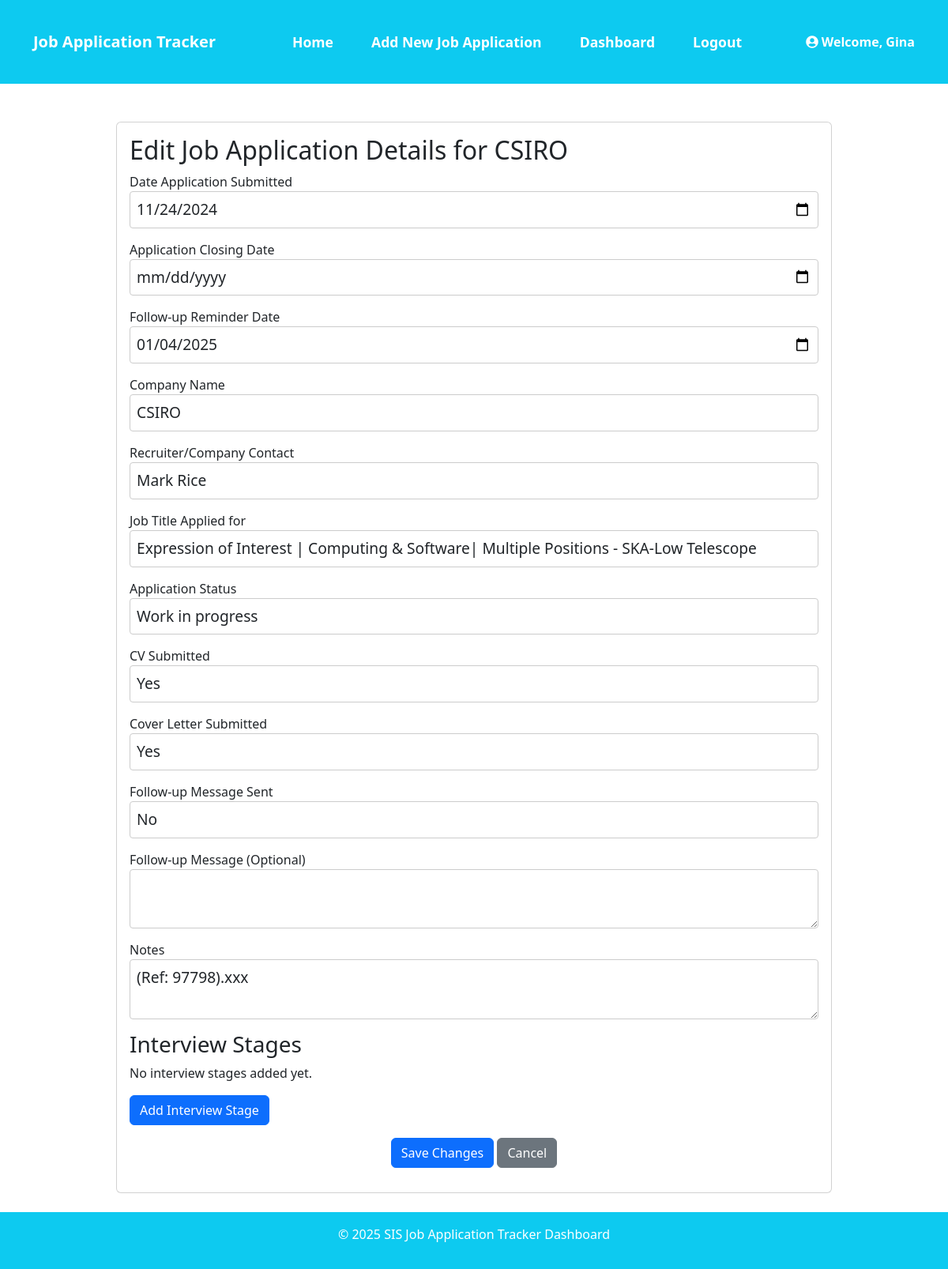
Screenshot of /application/2/edit (signed in) with the database file from the repository.
### models.py (models this page shows, shortened)
class User(UserMixin, db.Model):
    id = db.Column(db.Integer, primary_key=True)
    username = db.Column(db.String(64), unique=True, nullable=False)
    email = db.Column(db.String(120), unique=True, nullable=False)
    password_hash = db.Column(db.String(256))

class JobApplication(db.Model):
    id = db.Column(db.Integer, primary_key=True)
    date_submitted = db.Column(db.Date, nullable=True)
    due_date = db.Column(db.Date, nullable=True)
    follow_up_date = db.Column(db.Date, nullable=True)
    company = db.Column(db.String(120), nullable=False)
    contact = db.Column(db.String(120), nullable=True)
    position_title = db.Column(db.String(120), nullable=False)
    status = db.Column(db.String(50), nullable=False)
    cv_submitted = db.Column(db.String(10), nullable=False)
    cover_letter_submitted = db.Column(db.String(10), nullable=False)
    follow_up_sent = db.Column(db.String(10), nullable=False)
    follow_up_message = db.Column(db.Text, nullable=True)
    notes = db.Column(db.Text, nullable=True)
    user_id = db.Column(db.Integer, db.ForeignKey('user.id'), nullable=False)
    highlight = db.Column(db.Boolean, default=False)
    user = db.relationship('User', backref=db.backref('job_applications', lazy=True))
    @hybrid_property
    def priority(self):
        today = datetime.utcnow().date()
        if self.due_date and self.due_date <= today + timedelta(days=2):
            return 'high'
        elif self.status == 'Offer Received':
            return 'completed'
        else:
            return 'normal'
    def __repr__(self):
        return f"<JobApplication {self.id} - {self.company}>"

### app.py (the view)
@app.route('/application/<int:application_id>/edit', methods=['GET', 'POST'])
@login_required
def edit_application(application_id):
    application = JobApplication.query.get_or_404(application_id)
    print(f"Editing application: {application}")
    if application.user_id != current_user.id:
        flash("You are not authorised to edit this application.", "danger")
        return redirect(url_for('dashboard'))
    form = JobApplicationForm(obj=application)
    if form.validate_on_submit():
        print(f"Form data: {form.data}")
        print("Form validated successfully")
        if form.date_submitted.data:
            application.date_submitted = form.date_submitted.data
        if form.due_date.data:
            application.due_date = form.due_date.data
        if form.follow_up_date.data:
            application.follow_up_date = form.follow_up_date.data
        if form.company.data:
            application.company = form.company.data
        if form.contact.data:
            application.contact = form.contact.data
        if form.position_title.data:
            application.position_title = form.position_title.data
        if form.status.data:
            application.status = form.status.data
        if form.cv_submitted.data is not None:  # Boolean fields require explicit checks
            application.cv_submitted = form.cv_submitted.data
        if form.cover_letter_submitted.data is not None:
            application.cover_letter_submitted = form.cover_letter_submitted.data
        if form.follow_up_sent.data is not None:
            application.follow_up_sent = form.follow_up_sent.data
        if form.follow_up_message.data:
            application.follow_up_message = form.follow_up_message.data
        if form.notes.data:
            application.notes = form.notes.data
        new_interview_stages = []
        for stage_form in form.interview_stages.entries:
            if stage_form.data and stage_form.stage_name.data:
                stage_id = stage_form.data.get("id")
                if stage_id:
                    stage = InterviewStage.query.get(stage_id)
                    if stage:
                        stage_form.populate_obj(stage)
                        new_interview_stages.append(stage)
                else:
                    new_stage = InterviewStage(job_application_id=application.id)
                    for field in ['stage_name', 'date', 'status', 'notes']:
                        if field in stage_form.data:
                            setattr(new_stage, field, stage_form.data[field])
                    new_interview_stages.append(new_stage)
        existing_stage_ids = {stage.id for stage in application.interview_stages}
        updated_stage_ids = {stage.id for stage in new_interview_stages if stage.id}
        for stage_id in existing_stage_ids - updated_stage_ids:
            stage_to_delete = InterviewStage.query.get(stage_id)
            db.session.delete(stage_to_delete)
        application.interview_stages = new_interview_stages
        db.session.commit()
        flash('Job application updated successfully!', 'success')
        print(f"Updated application: {application}")
        return redirect(url_for('dashboard'))
    else:
        if form.errors:
            print("Form validation failed.")
            print("Errors:", form.errors)
    return render_template('edit_application.html', form=form, application=application)

### app.py (called while the page is built)
@login_manager.user_loader
def load_user(user_id):
    return db.session.get(User, int(user_id))

### templates/edit_application.html (shortened to what this page needs)
{% extends "base.html" %}
{% import "bootstrap/wtf.html" as wtf %}
{% block content %}
<div class="container mt-5">
    <div class="row justify-content-center my-3">
        <div class="col-lg-10">
            <div class="card">
                <div class="card-body">
                    <h2 class="card-title">Edit Job Application Details for {{ application.company }}</h2>
                    <form method="POST" action="{{ url_for('edit_application', application_id=application.id) }}">
                        <div class="form-group">
                            <label for="date_submitted">{{ form.date_submitted.label }}</label>
                            {{ form.date_submitted(class="form-control", id="date_submitted") }}
                        </div>
                        <div class="form-group">
                            <label for="due_date">{{ form.due_date.label }}</label>
                            {{ form.due_date(class="form-control", id="due_date") }}
                        </div>
                        <div class="form-group">
                            <label for="follow_up_date">{{ form.follow_up_date.label }}</label>
                            {{ form.follow_up_date(class="form-control", id="follow_up_date") }}
                        </div>
                        <div class="form-group">
                            <label for="company">{{ form.company.label }}</label>
                            {{ form.company(class="form-control", id="company") }}
                        </div>
                        <div class="form-group">
                            <label for="contact">{{ form.contact.label }}</label>
                            {{ form.contact(class="form-control", id="contact") }}
                        </div>
                        <div class="form-group">
                            <label for="position_title">{{ form.position_title.label }}</label>
                            {{ form.position_title(class="form-control", id="position_title") }}
                        </div>
                        <div class="form-group">
                            <label for="status">{{ form.status.label }}</label>
                            {{ form.status(class="form-control", id="status") }}
                        </div>
                        <div class="form-group">
                            <label for="cv_submitted">{{ form.cv_submitted.label }}</label>
                            {{ form.cv_submitted(class="form-control", id="cv_submitted") }}
                        </div>
                        <div class="form-group">
                            <label for="cover_letter_submitted">{{ form.cover_letter_submitted.label }}</label>
                            {{ form.cover_letter_submitted(class="form-control", id="cover_letter_submitted") }}
                        </div>
                        <div class="form-group">
                            <label for="follow_up_sent">{{ form.follow_up_sent.label }}</label>
                            {{ form.follow_up_sent(class="form-control", id="follow_up_sent") }}
                        </div>
                        <div class="form-group">
                            <label for="follow_up_message">{{ form.follow_up_message.label }}</label>
                            {{ form.follow_up_message(class="form-control", id="follow_up_message") }}
                        </div>
                        <div class="form-group">
                            <label for="notes">{{ form.notes.label }}</label>
                            {{ form.notes(class="form-control", id="notes") }}
                        </div>
                        <div class="mb-3">
                            <h3>Interview Stages</h4>
                            {% if application.interview_stages %}
                                <ul class="list-group mb-3">
                                {% for stage in application.interview_stages %}
                                    <li class="list-group-item d-flex justify-content-between align-items-center">
                                        {{ stage.stage_name }} - {{ stage.date }}
                                        <a href="{{ url_for('edit_interview_stage', stage_id=stage.id) }}" class="btn btn-sm btn-outline-primary">Edit</a>
                                    </li>
                                {% endfor %}
                                </ul>
                            {% else %}
                                <p>No interview stages added yet.</p>
                            {% endif %}
                            <a href="{{ url_for('add_interview_stage', application_id=application.id) }}" class="btn btn-primary">Add Interview Stage</a>
                        </div>
                        <div class="form-group text-center">
                            <button type="submit" class="btn btn-primary">Save Changes</button>
                            <a href="{{ url_for('dashboard') }}" class="btn btn-secondary">Cancel</a>
                        </div>
                    </form>
                </div>
            </div>
        </div>
    </div>
</div>
{% endblock %}

### templates/base.html (shortened to what this page needs)
<!DOCTYPE html>
<html lang="en">
<head>
    <link href="https://cdn.jsdelivr.net/npm/bootstrap@5.3.3/dist/css/bootstrap.min.css" rel="stylesheet">
    <link rel="stylesheet" href="https://cdnjs.cloudflare.com/ajax/libs/font-awesome/5.15.3/css/all.min.css">
    <link rel="stylesheet" href="{{ url_for('static', filename='style.css') }}">
</head>
<body>
    <header class="bg-info text-white text-center py-3 mb-4">
        <nav class="navbar navbar-expand-lg navbar-dark">
            <div class="container">
                <a class="navbar-brand fw-bold" href="{{ url_for('dashboard') }}">Job Application Tracker</a>
                <div class="collapse navbar-collapse justify-content-center" id="navbarNav">
                    <ul class="navbar-nav">
                        <li class="nav-item">
                            <a class="nav-link {% if request.endpoint == 'index' %}active{% endif %}" href="{{ url_for('index') }}">Home</a>
                        </li>
                        <li class="nav-item">
                            <a class="nav-link {% if request.endpoint == 'form' %}active{% endif %}" href="{{ url_for('form') }}">Add New Job Application</a>
                        </li>
                        <li class="nav-item">
                            <a class="nav-link {% if request.endpoint == 'dashboard' %}active{% endif %}" href="{{ url_for('dashboard') }}">Dashboard</a>
                        </li>
                        {% if current_user.is_authenticated %}
                        <li class="nav-item">
                            <a class="nav-link {% if request.endpoint == 'logout' %}active{% endif %}" href="{{ url_for('logout') }}">Logout</a>
                        </li>
                        {% endif %}
                    </ul>
                </div>
                {% if current_user.is_authenticated %}
                <div class="navbar-text text-white ms-auto">
                    <i class="fas fa-user-circle"></i> Welcome, {{ current_user.username }}
                </div>
                {% endif %}
            </div>
        </nav>
    </header>
    <main class="container">
        {% block content %}{% endblock %}
    </main>
    <footer class="bg-info text-white text-center py-3 mt-4">
        <p>&copy; 2025 SIS Job Application Tracker Dashboard</p>
    </footer>
</body>
</html>

### static/style.css (style rules this page uses)
.form-group { margin-bottom: 15px; }
.form-control { width: 100%; padding: 8px; border: 1px solid #ccc; border-radius: 4px; background-color: #fff; font-size: 1.2rem; }
.navbar-nav .nav-item { font-size: 1.1rem; font-weight: bold; padding: 0.5rem 1rem; }
.navbar-nav .nav-link { color: white !important; }
.navbar-text { font-size: 1rem; font-weight: bold; }

### rows the page displays
User: username "Gina"
JobApplication: company "CSIRO", date_submitted "11/24/2024", follow_up_date "01/04/2025", contact "Mark Rice", position_title "Expression of Interest | Computing & Software| Multiple Positions - SKA-Low Telescope", status "Work in progress", cv_submitted "Yes", cover_letter_submitted "Yes", follow_up_sent "No", notes "(Ref: 97798).xxx"
